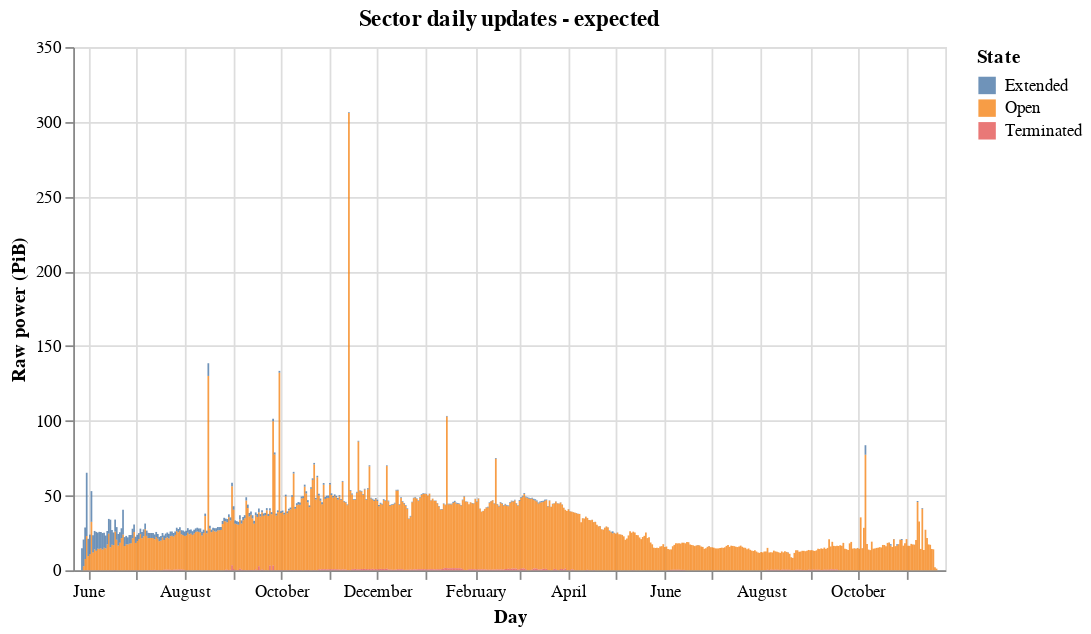

Notebook code cell kept with this figure:
### Markdown cell above
## 3. Future Updates

#### 3.1 Daily sector updates

Looking forward, we can see the power expected to expire in 2022 and 2023, based on the sectors currently active. We can use these known values to forecast network power.

Between June 2022 and April 2023, we see a significant amount of power expected to expire. It is relevant to note three peaks in August, September, and November 2022, which may tip the network power under the Baseline. Something to check in later analysis.

### Code cell
source = (
    df[df["Date"]>=pd.Timestamp('2022-05-27T01:00:00.000000+0000')]
    .melt(id_vars=["Date"], value_vars=["Open", "Extended", "Terminated"])
)

alt.Chart(source).mark_bar(size=1, opacity=0.8).encode(
    x=alt.X('Date:T', title="Day"),
    y=alt.Y('value:Q', title="Raw power (PiB)"),
    color=alt.Color('variable:N', legend=alt.Legend(title="State"))
).properties(
    width=500, height=300, title="Sector daily updates - expected"
)

### Figure 1 — Vega-Lite specification as saved in the notebook (floating-point values rounded to 4 significant figures; data arrays with more than 128 entries replaced by an {"elided": "..."} marker saying what was removed)
{"$schema": "https://vega.github.io/schema/vega-lite/v4.17.0.json", "config": {"view": {"continuousHeight": 300, "continuousWidth": 400}}, "data": {"name": "data-d7c599fc8a1223c7bb7505ff8d8ca2ca"}, "datasets": {"data-d7c599fc8a1223c7bb7505ff8d8ca2ca": {"elided": "1626 records"}}, "encoding": {"color": {"field": "variable", "legend": {"title": "State"}, "type": "nominal"}, "x": {"field": "Date", "title": "Day", "type": "temporal"}, "y": {"field": "value", "title": "Raw power (PiB)", "type": "quantitative"}}, "height": 300, "mark": {"opacity": 0.8, "size": 1, "type": "bar"}, "title": "Sector daily updates - expected", "width": 500}
